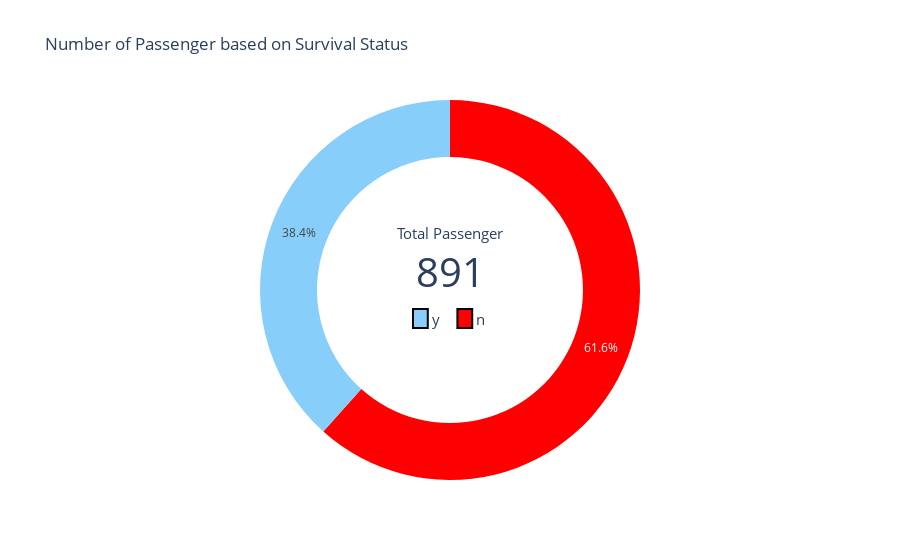

The cell this chart's notebook holds for it:
### Code cell
# graphic object plotly (advanced)
# create subplot with 1 row and 2 columns
# in matplotlib, this is similar with plt.subplots(1,2)
fig = go.Figure()

# create first pie plot abour survival data in coords (1,1)
fig.add_trace(go.Pie(labels = df_survival['Survived'],
                     values = df_survival['PassengerId'],
                     name   = 'Survive?',
                     marker = {'colors':['Red', 'LightSkyBlue']}),
               )

# ================================================================
# let;s make up out pie chart, harnessing the go shapes and texts
# ================================================================

# 1. add hole in the center
fig.update_traces(hole=0.7, hoverinfo='label+percent+name')

# 2. Add 5 text based on certain coordinates
fig.update_layout(
    title_text='Number of Passenger based on Survival Status',
    showlegend=False,
    annotations=[dict(text='Total Passenger', x=0.17+0.33, y=0.65, font_size=15, showarrow=False),
                 dict(text=str(df_survival['PassengerId'].sum()), x=0.190+0.31, y=0.55, font_size=40, showarrow=False),
                 dict(text='y', x=0.481, y=0.425, font_size=15, showarrow=False),
                 dict(text='n', x=0.481+0.06, y=0.425, font_size=15, showarrow=False),
                ])

# 3. add two additional boxes
## first box (blue color)
fig.add_shape(type='rect',
             x0=0.1+0.35,
             y0=0.40,
             x1=0.2+0.27,
             y1=0.45,
             line=dict(color='Black', width=2),
             fillcolor='LightSkyBlue',
             )

## second box (red color)
fig.add_shape(type='rect',
             x0=0.18+0.06+0.27,
             y0=0.40,
             x1=0.2+0.06+0.27,
             y1=0.45,
             line=dict(color='Black', width=2),
             fillcolor='Red',
             )

# show the result
fig.show()

### Figure 1 — Plotly figure (JSON) as saved in the notebook; plotly's stock layout.template omitted (floating-point values rounded to 4 significant figures)
{"data": [{"hole": 0.7, "hoverinfo": "label+percent+name", "labels": ["no", "yes"], "marker": {"colors": ["Red", "LightSkyBlue"]}, "name": "Survive?", "type": "pie", "values": [549, 342]}], "layout": {"annotations": [{"font": {"size": 15}, "showarrow": false, "text": "Total Passenger", "x": 0.5, "y": 0.65}, {"font": {"size": 40}, "showarrow": false, "text": "891", "x": 0.5, "y": 0.55}, {"font": {"size": 15}, "showarrow": false, "text": "y", "x": 0.481, "y": 0.425}, {"font": {"size": 15}, "showarrow": false, "text": "n", "x": 0.541, "y": 0.425}], "shapes": [{"fillcolor": "LightSkyBlue", "line": {"color": "Black", "width": 2}, "type": "rect", "x0": 0.45, "x1": 0.47, "y0": 0.4, "y1": 0.45}, {"fillcolor": "Red", "line": {"color": "Black", "width": 2}, "type": "rect", "x0": 0.51, "x1": 0.53, "y0": 0.4, "y1": 0.45}], "showlegend": false, "title": {"text": "Number of Passenger based on Survival Status"}}}
